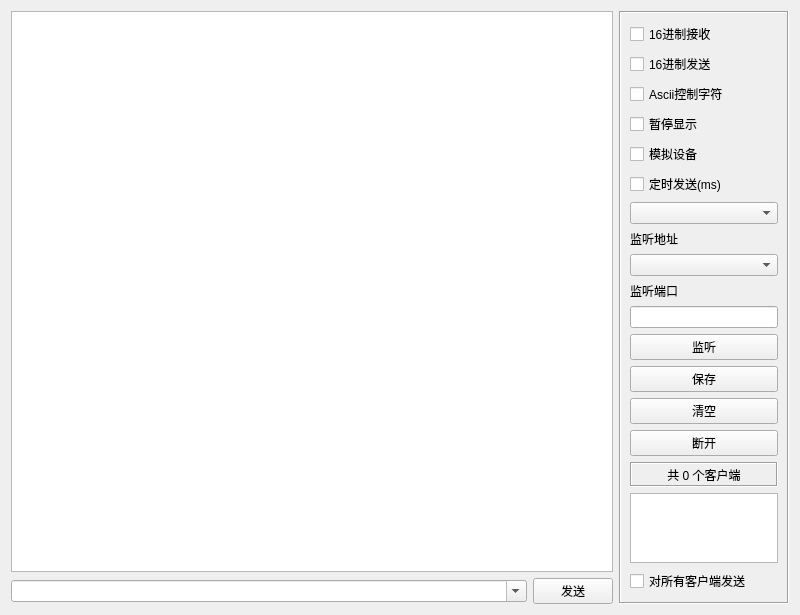
<?xml version="1.0" encoding="UTF-8"?>
<ui version="4.0">
 <class>frmTcpServer</class>
 <widget class="QWidget" name="frmTcpServer">
  <property name="geometry">
   <rect>
    <x>0</x>
    <y>0</y>
    <width>800</width>
    <height>600</height>
   </rect>
  </property>
  <property name="windowTitle">
   <string>Form</string>
  </property>
  <layout class="QGridLayout" name="gridLayout">
   <item row="0" column="0">
    <widget class="QTextEdit" name="txtMain">
     <property name="readOnly">
      <bool>true</bool>
     </property>
    </widget>
   </item>
   <item row="0" column="1" rowspan="2">
    <widget class="QFrame" name="frame">
     <property name="minimumSize">
      <size>
       <width>170</width>
       <height>0</height>
      </size>
     </property>
     <property name="maximumSize">
      <size>
       <width>170</width>
       <height>16777215</height>
      </size>
     </property>
     <property name="frameShape">
      <enum>QFrame::Box</enum>
     </property>
     <property name="frameShadow">
      <enum>QFrame::Sunken</enum>
     </property>
     <layout class="QVBoxLayout" name="verticalLayout_3">
      <property name="leftMargin">
       <number>9</number>
      </property>
      <property name="topMargin">
       <number>9</number>
      </property>
      <property name="rightMargin">
       <number>9</number>
      </property>
      <property name="bottomMargin">
       <number>9</number>
      </property>
      <item>
       <widget class="QCheckBox" name="ckHexReceive">
        <property name="text">
         <string>16进制接收</string>
        </property>
       </widget>
      </item>
      <item>
       <widget class="QCheckBox" name="ckHexSend">
        <property name="text">
         <string>16进制发送</string>
        </property>
       </widget>
      </item>
      <item>
       <widget class="QCheckBox" name="ckAscii">
        <property name="text">
         <string>Ascii控制字符</string>
        </property>
       </widget>
      </item>
      <item>
       <widget class="QCheckBox" name="ckShow">
        <property name="text">
         <string>暂停显示</string>
        </property>
       </widget>
      </item>
      <item>
       <widget class="QCheckBox" name="ckDebug">
        <property name="text">
         <string>模拟设备</string>
        </property>
       </widget>
      </item>
      <item>
       <widget class="QCheckBox" name="ckAutoSend">
        <property name="text">
         <string>定时发送(ms)</string>
        </property>
       </widget>
      </item>
      <item>
       <widget class="QComboBox" name="cboxInterval"/>
      </item>
      <item>
       <widget class="QLabel" name="labListenIP">
        <property name="text">
         <string>监听地址</string>
        </property>
       </widget>
      </item>
      <item>
       <widget class="QComboBox" name="cboxListenIP"/>
      </item>
      <item>
       <widget class="QLabel" name="labListenPort">
        <property name="text">
         <string>监听端口</string>
        </property>
       </widget>
      </item>
      <item>
       <widget class="QLineEdit" name="txtListenPort"/>
      </item>
      <item>
       <widget class="QPushButton" name="btnListen">
        <property name="text">
         <string>监听</string>
        </property>
       </widget>
      </item>
      <item>
       <widget class="QPushButton" name="btnSave">
        <property name="text">
         <string>保存</string>
        </property>
       </widget>
      </item>
      <item>
       <widget class="QPushButton" name="btnClear">
        <property name="text">
         <string>清空</string>
        </property>
       </widget>
      </item>
      <item>
       <widget class="QPushButton" name="btnClose">
        <property name="text">
         <string>断开</string>
        </property>
       </widget>
      </item>
      <item>
       <widget class="QLabel" name="labCount">
        <property name="minimumSize">
         <size>
          <width>0</width>
          <height>25</height>
         </size>
        </property>
        <property name="frameShape">
         <enum>QFrame::Box</enum>
        </property>
        <property name="frameShadow">
         <enum>QFrame::Sunken</enum>
        </property>
        <property name="text">
         <string>共 0 个客户端</string>
        </property>
        <property name="alignment">
         <set>Qt::AlignCenter</set>
        </property>
       </widget>
      </item>
      <item>
       <widget class="QListWidget" name="listWidget"/>
      </item>
      <item>
       <widget class="QCheckBox" name="ckSelectAll">
        <property name="text">
         <string>对所有客户端发送</string>
        </property>
       </widget>
      </item>
     </layout>
    </widget>
   </item>
   <item row="1" column="0">
    <widget class="QWidget" name="widget" native="true">
     <layout class="QHBoxLayout" name="layTcpServer">
      <property name="leftMargin">
       <number>0</number>
      </property>
      <property name="topMargin">
       <number>0</number>
      </property>
      <property name="rightMargin">
       <number>0</number>
      </property>
      <property name="bottomMargin">
       <number>0</number>
      </property>
      <item>
       <widget class="QComboBox" name="cboxData">
        <property name="sizePolicy">
         <sizepolicy hsizetype="Ignored" vsizetype="Fixed">
          <horstretch>0</horstretch>
          <verstretch>0</verstretch>
         </sizepolicy>
        </property>
        <property name="editable">
         <bool>true</bool>
        </property>
       </widget>
      </item>
      <item>
       <widget class="QPushButton" name="btnSend">
        <property name="minimumSize">
         <size>
          <width>80</width>
          <height>0</height>
         </size>
        </property>
        <property name="maximumSize">
         <size>
          <width>80</width>
          <height>16777215</height>
         </size>
        </property>
        <property name="text">
         <string>发送</string>
        </property>
       </widget>
      </item>
     </layout>
    </widget>
   </item>
  </layout>
 </widget>
 <tabstops>
  <tabstop>txtMain</tabstop>
  <tabstop>ckHexReceive</tabstop>
  <tabstop>ckHexSend</tabstop>
  <tabstop>ckAscii</tabstop>
  <tabstop>ckShow</tabstop>
  <tabstop>ckDebug</tabstop>
  <tabstop>ckAutoSend</tabstop>
  <tabstop>cboxInterval</tabstop>
  <tabstop>cboxListenIP</tabstop>
  <tabstop>txtListenPort</tabstop>
  <tabstop>btnListen</tabstop>
  <tabstop>btnSave</tabstop>
  <tabstop>btnClear</tabstop>
  <tabstop>btnClose</tabstop>
  <tabstop>listWidget</tabstop>
  <tabstop>ckSelectAll</tabstop>
  <tabstop>cboxData</tabstop>
  <tabstop>btnSend</tabstop>
 </tabstops>
 <resources/>
 <connections/>
</ui>
